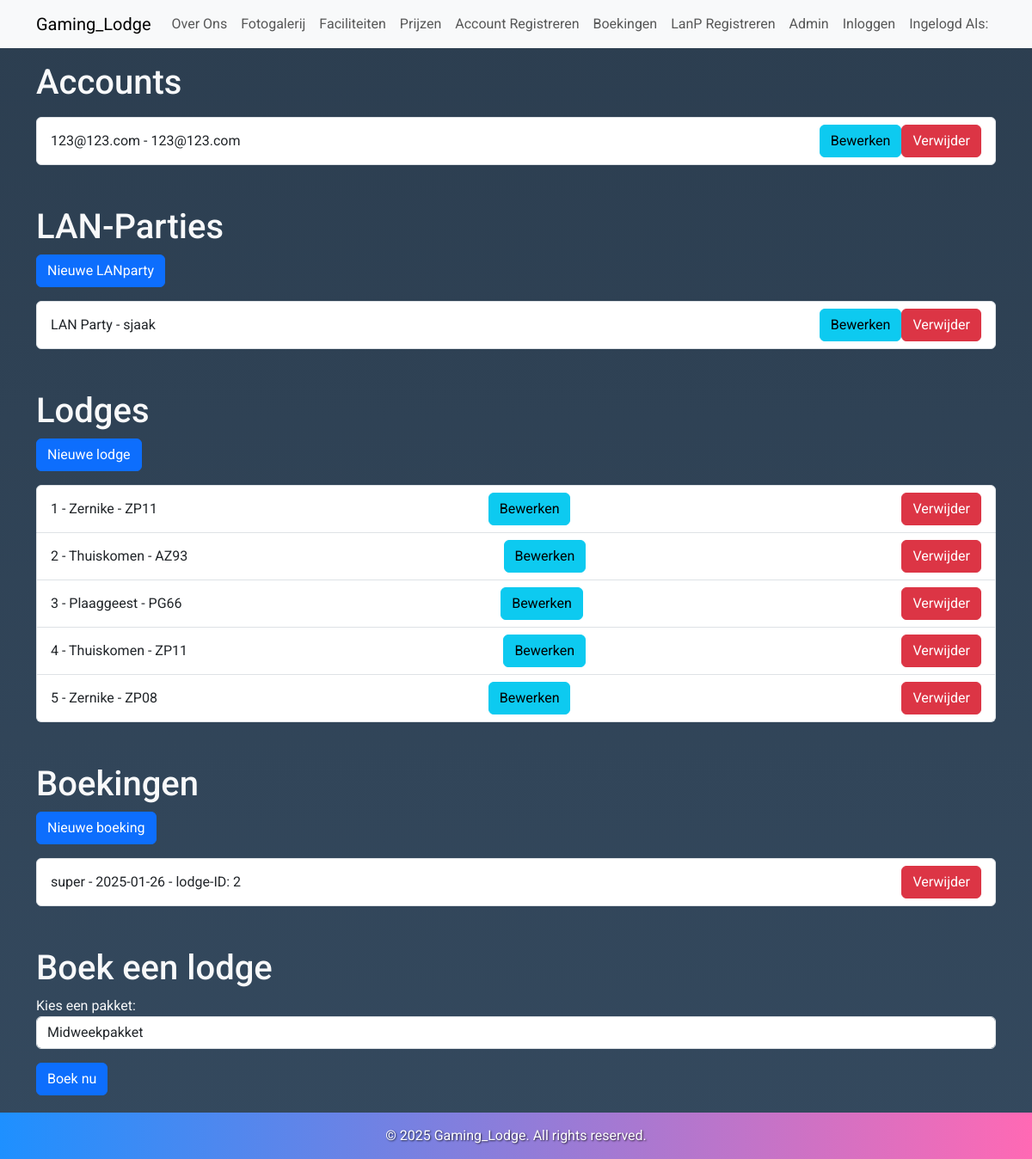
/admin, run on an earlier commit of the app's database.
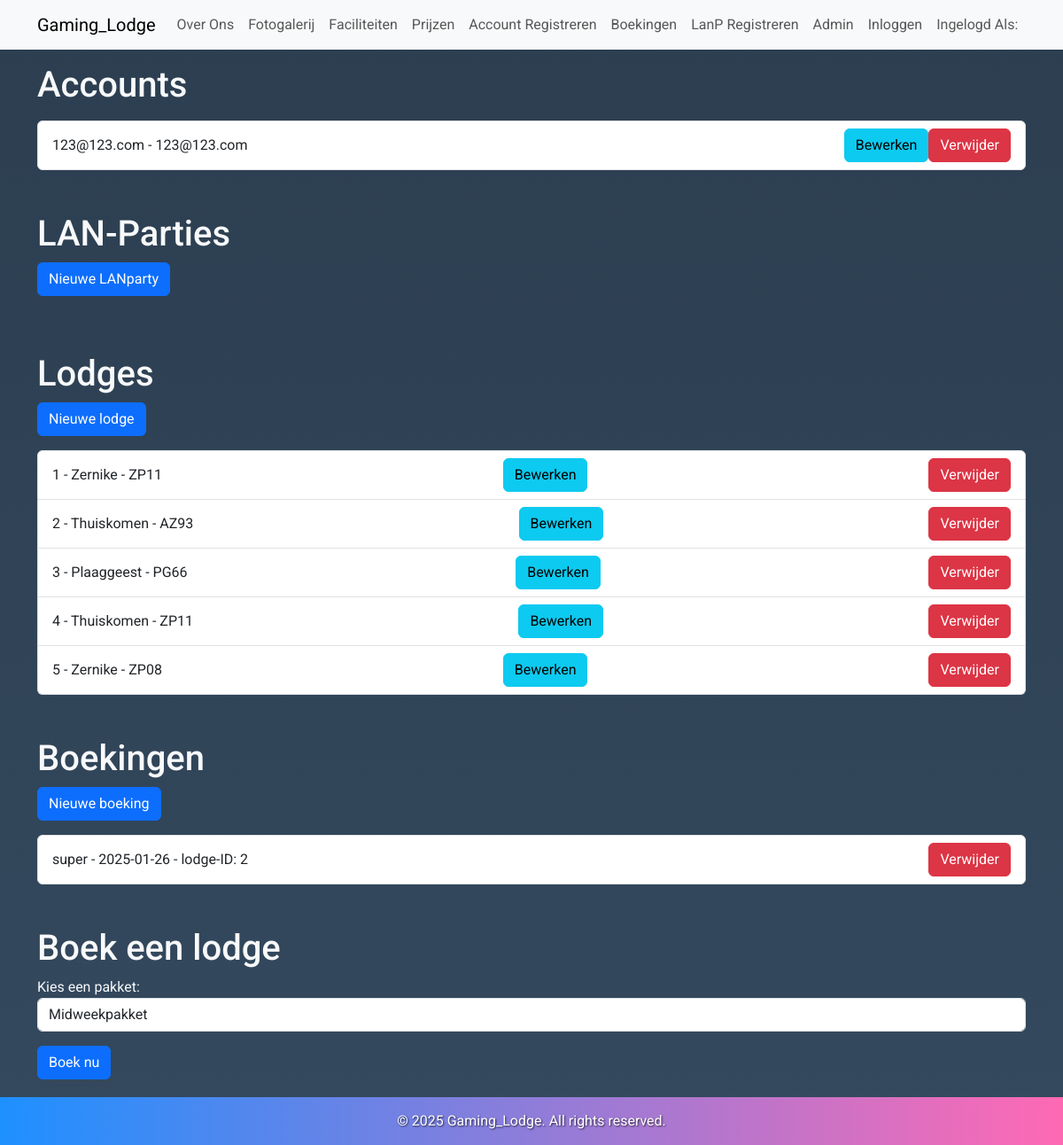
And on a later commit of the database.
### dbmodel.py (models this page shows, shortened)
class KlantTabel(db.Model, UserMixin):
    id = db.Column(db.Integer, primary_key=True)
    username = db.Column(db.String(80), nullable=False)
    email = db.Column(db.String(120), nullable=False)
    password = db.Column(db.String(120), nullable=False)

class LanTabel(db.Model):
    id = db.Column(db.Integer, primary_key=True)
    lannaam = db.Column(db.String(80), nullable=False)
    organisator = db.Column(db.String(80), nullable=False)
    email = db.Column(db.String(120), nullable=False)
    datum = db.Column(db.String(20), nullable=False)
    aantalstoelen = db.Column(db.Integer, nullable=False)
    opmerking = db.Column(db.String(120))

class BungalowTabel(db.Model):
    id = db.Column(db.Integer, primary_key=True)
    bnaam = db.Column(db.String(80), nullable=False)
    adrescode = db.Column(db.String(80), nullable=False)

class BoekingTabel(db.Model):
    id = db.Column(db.Integer, primary_key=True)
    username = db.Column(db.String(80), nullable=False)
    email = db.Column(db.String(80), nullable=False)
    phone = db.Column(db.String(80), nullable=False)
    bungalow_id = db.Column(db.Integer, db.ForeignKey('bungalow_tabel.id'), nullable=False)
    arrival = db.Column(db.String(80), nullable=False)
    duration = db.Column(db.String(80), nullable=False)
    bungalow_tabel = db.relationship('BungalowTabel', backref=db.backref('boekingen'), lazy=True)

### routes.py (the view)
@app.route('/admin', methods=['GET', 'POST', 'DELETE'])
def klanten():
    users = KlantTabel.query.all()
    parties = LanTabel.query.all()
    boekingen = BoekingTabel.query.all()
    lodges = BungalowTabel.query.all()
    print(boekingen)
    return render_template('admin.html', users=users, parties=parties, boekingen=boekingen, lodges=lodges)

### app.py (called while the page is built)
@app.before_request
def create_tables():
    db.create_all()

### templates/admin.html (shortened to what this page needs)
{% extends "base.html" %}
{% block content %}
<h1>Accounts</h1>
<ul class="list-group mt-3">
  {% for user in users %}
  <li class="list-group-item d-flex justify-content-between align-items-center">
    {{ user.username }} - {{ user.email }}
    <div class="btn-group" role="group">
      <form method="POST" action="/klant/update/{{ user.id }}" class="d-inline">
        <button type="submit" class="btn btn-info">Bewerken</button>
      </form>
      <form method="POST" action="/klant/verwijder/{{ user.id }}" class="d-inline">
        <button type="submit" class="btn btn-danger">Verwijder</button>
      </form>
    </div>
  </li>
  {% endfor %}
</ul>
<h1 class="mt-5">LAN-Parties</h1>
<a class="btn btn-primary" href="/lanp/reg">Nieuwe LANparty</a>
<ul class="list-group mt-3">
  {% for party in parties %}
  <li class="list-group-item d-flex justify-content-between align-items-center">
    {{ party.lannaam }} - {{ party.organisator }}
    <div class="btn-group" role="group">
      <form method="POST" action="/lanp/update/{{ party.id }}" class="d-inline">
        <button type="submit" class="btn btn-info">Bewerken</button>
      </form>
      <form method="POST" action="/lanp/verwijder/{{ party.id }}" class="d-inline">
        <button type="submit" class="btn btn-danger">Verwijder</button>
      </form>
    </div>
  </li>
  {% endfor %}
</ul>
<h1 class="mt-5">Lodges</h1>
<a class="btn btn-primary" href="/lodge/aanmaken">Nieuwe lodge</a>
<ul class="list-group mt-3">
  {% for lodge in lodges %}
  <li class="list-group-item d-flex justify-content-between align-items-center">
    {{ lodge.id }} - {{ lodge.bnaam }} - {{ lodge.adrescode }}
    <form method="POST" action="/lodge/update/{{ lodge.id }}" class="d-inline">
      <button type="submit" class="btn btn-info">Bewerken</button>
    </form>
    <form method="POST" action="/lodge/verwijder/{{ lodge.id }}" class="d-inline">
      <button type="submit" class="btn btn-danger">Verwijder</button>
    </form>
  </li>
  {% endfor %}
</ul>
<h1 class="mt-5">Boekingen</h1>
<a class="btn btn-primary" href="/boeking/toevoegen">Nieuwe boeking</a>
<ul class="list-group mt-3">
  {% for boeking in boekingen %}
  <li class="list-group-item d-flex justify-content-between align-items-center">
    {{ boeking.username }} - {{ boeking.arrival }} - lodge-ID: {{ boeking.bungalow_id }}
    <form method="POST" action="/boekp/verwijder/{{ boeking.id }}" class="d-inline">
      <button type="submit" class="btn btn-danger">Verwijder</button>
    </form>
  </li>
  {% endfor %}
</ul>
<h1 class="mt-5">Boek een lodge</h1>
<form method="POST" action="/boeking/aanmaken">
  <div class="form-group">
    <label for="pakket">Kies een pakket:</label>
    <select id="pakket" name="pakket" class="form-control">
      <option value="midweek">Midweekpakket</option>
    </select>
  </div>
  <button type="submit" class="btn btn-primary mt-3">Boek nu</button>
</form>
{% endblock %}

### templates/base.html (shortened to what this page needs)
<!DOCTYPE html>
<html lang="en">
<head>
    <link rel="stylesheet" href="https://cdn.jsdelivr.net/npm/bootstrap@5.3.0/dist/css/bootstrap.min.css">
</head>
<body>
    <nav class="navbar navbar-expand-lg navbar-light bg-light">
        <div class="container">
            <a class="navbar-brand" href="/">Gaming_Lodge</a>
            <div class="collapse navbar-collapse" id="navbarNav">
                <ul class="navbar-nav me-auto">
                    <li class="nav-item"><a class="nav-link" href="/overons">Over Ons</a></li>
                    <li class="nav-item"><a class="nav-link" href="/fotogalerij">Fotogalerij</a></li>
                    <li class="nav-item"><a class="nav-link" href="/faciliteiten">Faciliteiten</a></li>
                    <li class="nav-item"><a class="nav-link" href="/prijslijst">Prijzen</a></li>
                    <li class="nav-item"><a class="nav-link" href="/registreren">Account Registreren</a></li>
                    <li class="nav-item"><a class="nav-link" href="/boeking/toevoegen">Boekingen</a></li>
                    <li class="nav-item"><a class="nav-link" href="/lanp/reg">LanP Registreren</a></li>
                    <li class="nav-item"><a class="nav-link" href="/admin">Admin</a></li>
                    <li class="nav-item"><a class="nav-link" href="/login">Inloggen</a></li>
                    <li class="nav-item">
                        <a class="nav-link" href="/account-wijzigen">Ingelogd Als: {{ current_user.username }}</a>
                    </li>
                </ul>
            </div>
        </div>
    </nav>
    <div class="container mt-3">
        {% block content %}{% endblock %}
    </div>
    <footer>
        <p>&copy; 2025 Gaming_Lodge. All rights reserved.</p>
    </footer>
</body>
</html>

### templates/base.html (style rules this page uses)
body { font-family: 'Roboto', sans-serif; margin: 0; padding: 0; background: linear-gradient(to bottom, #2c3e50, #34495e); color: #f8f9fa; }
footer { background: linear-gradient(90deg, #1e90ff, #ff69b4); color: #fff; padding: 15px 0; text-align: center; margin-top: 20px; text-shadow: 1px 1px 2px rgba(0, 0, 0, 0.7); }
footer p { margin: 0; font-size: 1em; }

What changed in the data, as far as the page shows it:
removed LanTabel: lannaam "LAN Party", organisator "sjaak"
